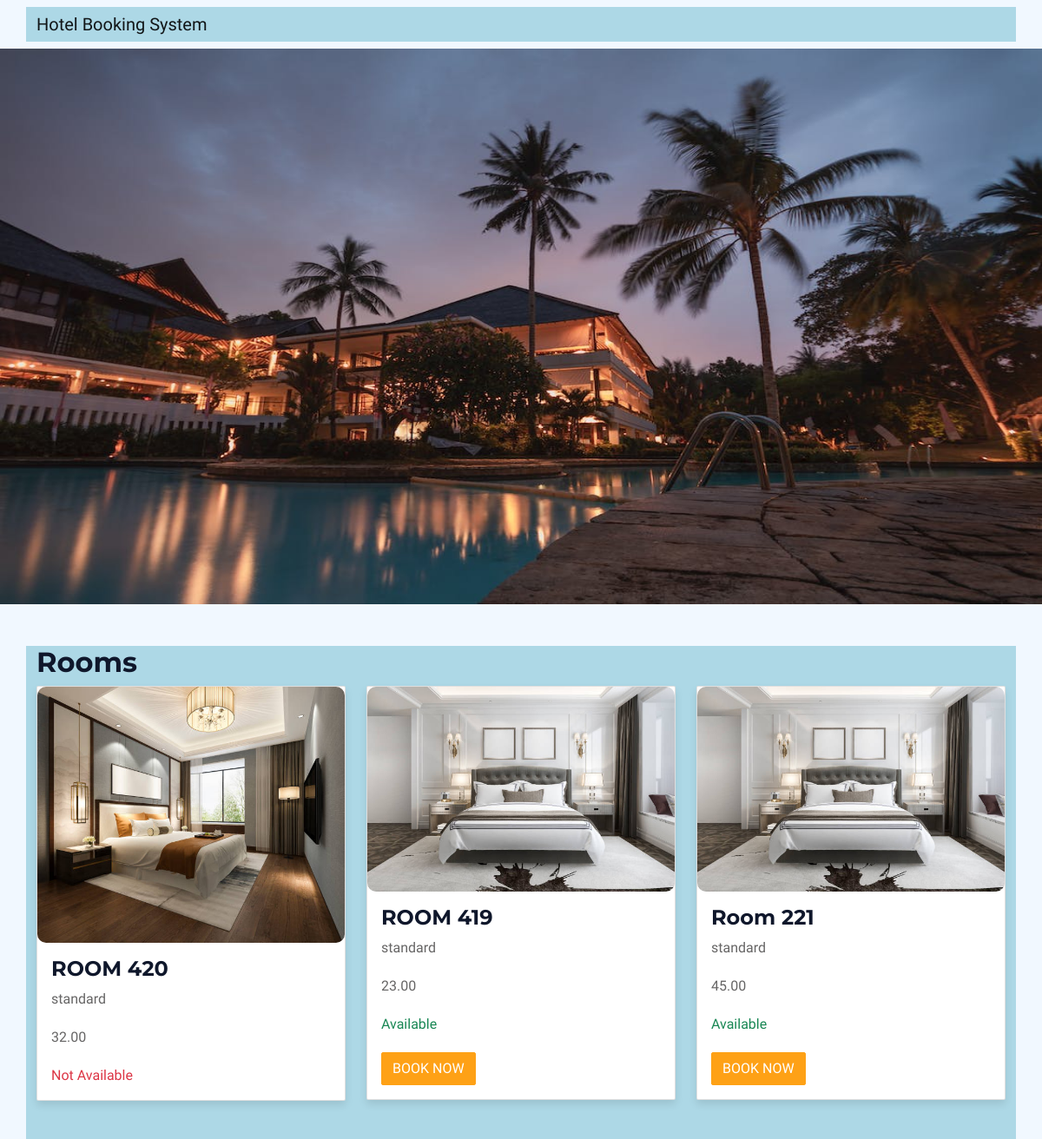
The page /rooms/ (signed in) on the database its author committed.
### bookings/models.py (models this page shows, shortened)
class Room(models.Model):
    ROOM_TYPE_CHOICES = (
        ('standard', 'Standard'),
        ('deluxe', 'Deluxe'),
        ('suite', 'Suite'),
    )
    user = models.ForeignKey(settings.AUTH_USER_MODEL, on_delete=models.CASCADE)
    admin_user= models.ForeignKey(settings.AUTH_USER_MODEL, on_delete=models.CASCADE, related_name='room_admin', default=1)
    name = models.CharField(max_length=100)
    room_type = models.CharField(max_length=10, choices=ROOM_TYPE_CHOICES, default='standard')
    room_number = models.PositiveIntegerField(unique=True)
    description = models.TextField(blank=True)
    price = models.DecimalField(max_digits=8, decimal_places=2)
    image = models.ImageField(upload_to='rooms', blank=True)
    available = models.BooleanField(default=True)
    created_at = models.DateTimeField(auto_now_add=True)
    updated_at = models.DateTimeField(auto_now=True)

### bookings/views.py (the view)
# urls.py: path('rooms/', RoomView.as_view(), name='room_list'),
@login_required
def room_list(request):
    rooms = Room.objects.all()
    bookings = Booking.objects.filter(status='accepted').values_list('room_id', 'check_in', 'check_out')
    booked_rooms = set()
    for booking in bookings:
        room_id, check_in, check_out = booking
        booked_rooms.add(room_id)
        if check_in <= datetime.date.today() <= check_out:
            booked_rooms.remove(room_id)
    return render(request, 'room_list.html', {'rooms': rooms, 'booked_rooms': booked_rooms})

### bookings/templates/room_list.html (shortened to what this page needs)
{% extends 'base.html' %}
{% block content %}
  <h2>Rooms</h2>
  <div class="row">
    {% for room in rooms %}
      <div class="col-md-4 mb-4">
        <div class="card">
          <img src="{{ room.image.url }}" class="card-img-top" alt="{{ room.name }}">
          <div class="card-body">
            <h5 class="card-title">{{ room.name }}</h5>
            <p class="card-text">{{ room.room_type }}</p>
            <p class="card-text">{{ room.price }}</p>
            {% if room.available and room.id not in booked_rooms %}
                <p class="card-text text-success">Available</p>
                <a href="{% url 'bookings:booking_create' room.id %}" class="btn btn-primary">Book Now</a>
            {% else %}
                <p class="card-text text-danger">Not Available</p>
            {% endif %}
          </div>
        </div>
      </div>
    {% endfor %}
  </div>
{% endblock %}

### bookings/static/css/style.css (style rules this page uses)
:root { --primary: #FEA116; --light: #F1F8FF; --dark: #0F172B; }
.btn { font-weight: 500; text-transform: uppercase; transition: .5s; }
.btn.btn-primary, .btn.btn-secondary { color: #FFFFFF; }

### bookings/templates/base.html (style rules this page uses)
.card { flex: 0 0 48%; margin-bottom: 20px; border-radius: 10px; box-shadow: 0px 5px 10px rgba(0, 0, 0, 0.1); }
.card-title { font-size: 24px; margin-bottom: 10px; }
.card-text { margin-bottom: 20px; }
.card img { border-radius: 10px; max-width: 100%; height: auto; }

### rows shown on the page
Room: image (picture), name "ROOM 420", room_type "standard", price "32.00", available "Not Available"
Room: image (picture), name "ROOM 419", room_type "standard", price "23.00", available "Available"
Room: image (picture), name "Room 221", room_type "standard", price "45.00", available "Available"
